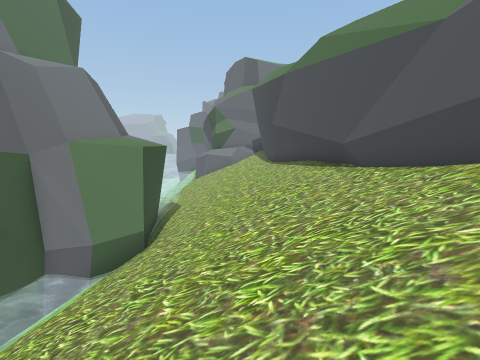
view 1 (above)

14 first-person views from a walk through a scene from a Unity 3-D project. The camera is 1.4 m above the floor, tilts 8° down and sees 85° across. The floor is counted in squares, 1 m on a side. Each view is taken from the middle of a square. On the plan, view 1 faces up. The plan holds only what a view shows up to about 13 squares ahead; the rest is blank. The place goes on beyond the plan. The player is left out. Some surface patterns are stand-ins.

view 2
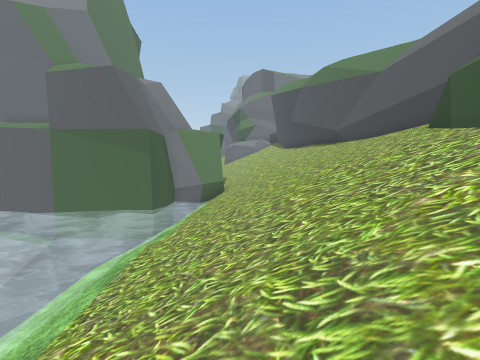

view 3
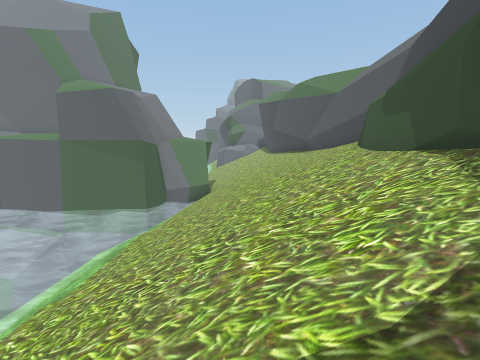

view 4
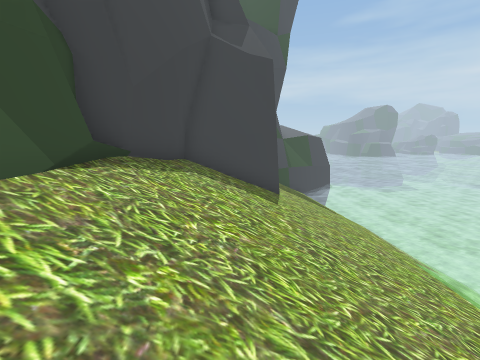

view 5
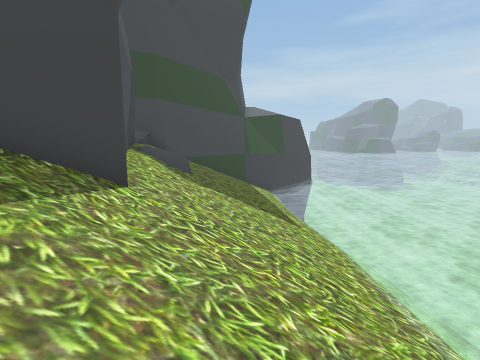

view 6
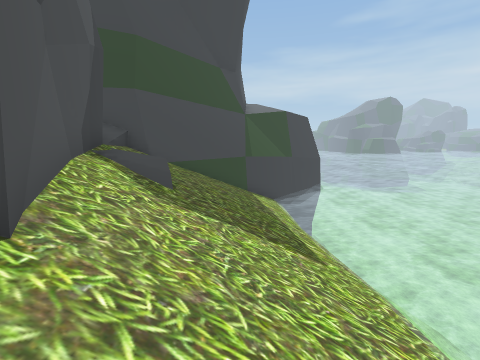

view 7
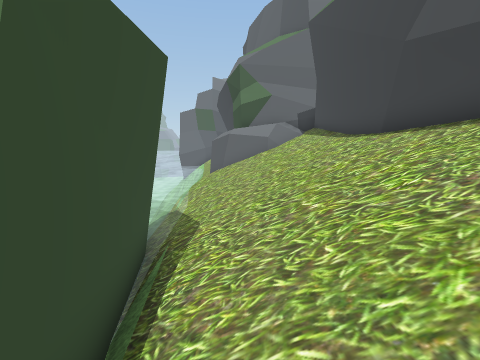

view 8
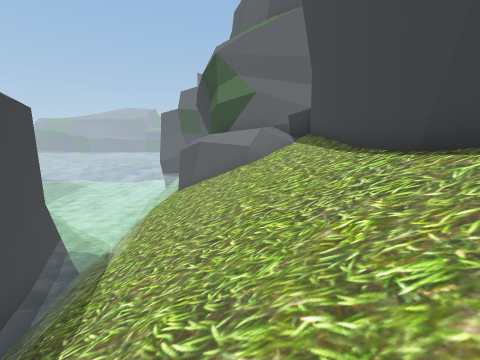

view 9
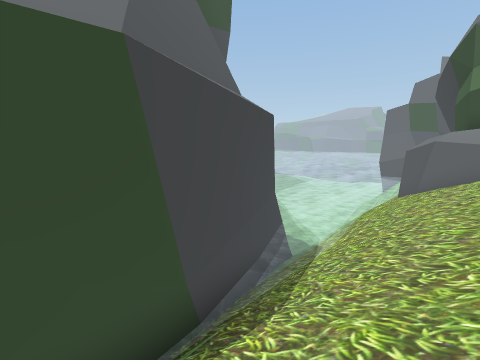

view 10
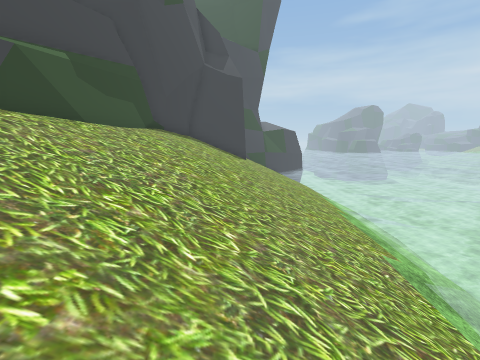

view 11
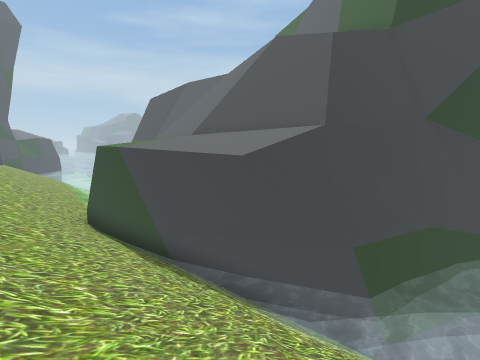

view 12
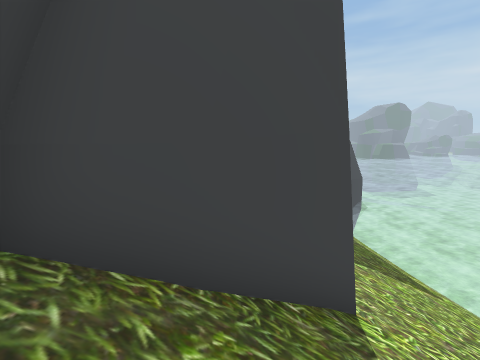

view 13
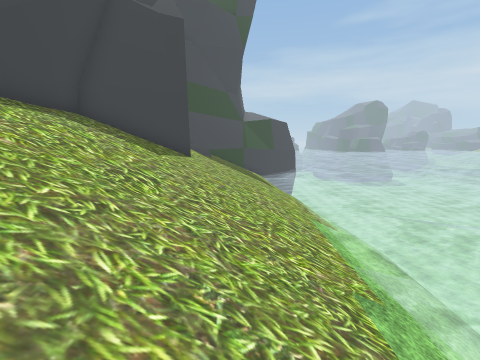

view 14
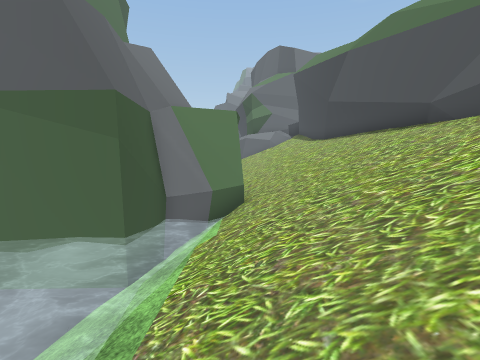

### Floor plan
Key: @ floor where view 1 was taken; # wall or solid block; . main floor; : floor 0.25 m higher than the main floor; / step, stairs or slope; = window, fence, low wall or low ledge; ~ water the walk can cross; ≈ water the walk keeps out of.
Columns run from 9 left of view 1 to 4 right of it. Each row starts with its distance up from view 1.
 24     ≈
 23 ≈≈≈≈≈  #
 22 ≈≈≈≈≈  ##
 21 ≈≈≈≈≈/######
 20 ≈≈≈≈≈/###=##
 19 ≈≈≈≈≈//////#
 18 #≈≈≈≈//////#
 17 ####≈./////#
 16    #≈~/////#
 15    ##~/////#
 14     #~/////#
 13     ##/////#
 12      #/////#
 11      #/////##
 10      ##////##
  9      ##/////#
  8      ##/////#
  7    ###=/////#
  6   ##≈~//////#
  5 ###≈≈~//////##
  4 ≈≈≈≈≈////////#
  3 ≈≈≈≈~////////#
  2 ≈≈≈≈~////////#
  1 ≈≈≈≈~///////##
  0 ≈≈≈≈.////@//##
 -1  ≈≈≈:///////#
 -2 ≈≈≈≈////////#
 -3 ≈≈≈~///////##
 -4 ≈≈≈~///////##
 -5 ≈≈≈~///////##
 -6 ≈≈≈~///////#
 -7 ≈≈≈~///////#
 -8 ≈≈≈~/////###
 -9 ≈≈≈~////##
-10 ≈≈≈≈////##
-11 ≈≈≈≈/////#
-12 ≈≈≈≈/////#
-13 ≈≈≈≈≈////##
-14 ≈≈≈≈≈/////#
-15 ≈≈≈≈≈////##
-16 ≈≈≈≈≈//####
-17 ≈≈≈≈≈/###
-18 ≈≈≈≈≈##
-19 ≈≈≈≈##
-20 ≈≈≈≈#

Where each view was taken, in squares from view 1:
view 1: 0 up, 0 right, facing up
view 2: 6 down, 2 left, facing up
view 3: 8 down, 1 left, facing up
view 4: 0 up, 0 right, facing down
view 5: 5 down, 3 left, facing down
view 6: 7 down, 3 left, facing down
view 7: 7 up, 2 left, facing up
view 8: 10 up, 1 left, facing up
view 9: 10 up, 1 left, facing up-left
view 10: 6 up, 1 left, facing down
view 11: 19 up, 0 right, facing down-left
view 12: 6 down, 0 right, facing down
view 13: 0 up, 3 left, facing down
view 14: 1 down, 3 left, facing up
